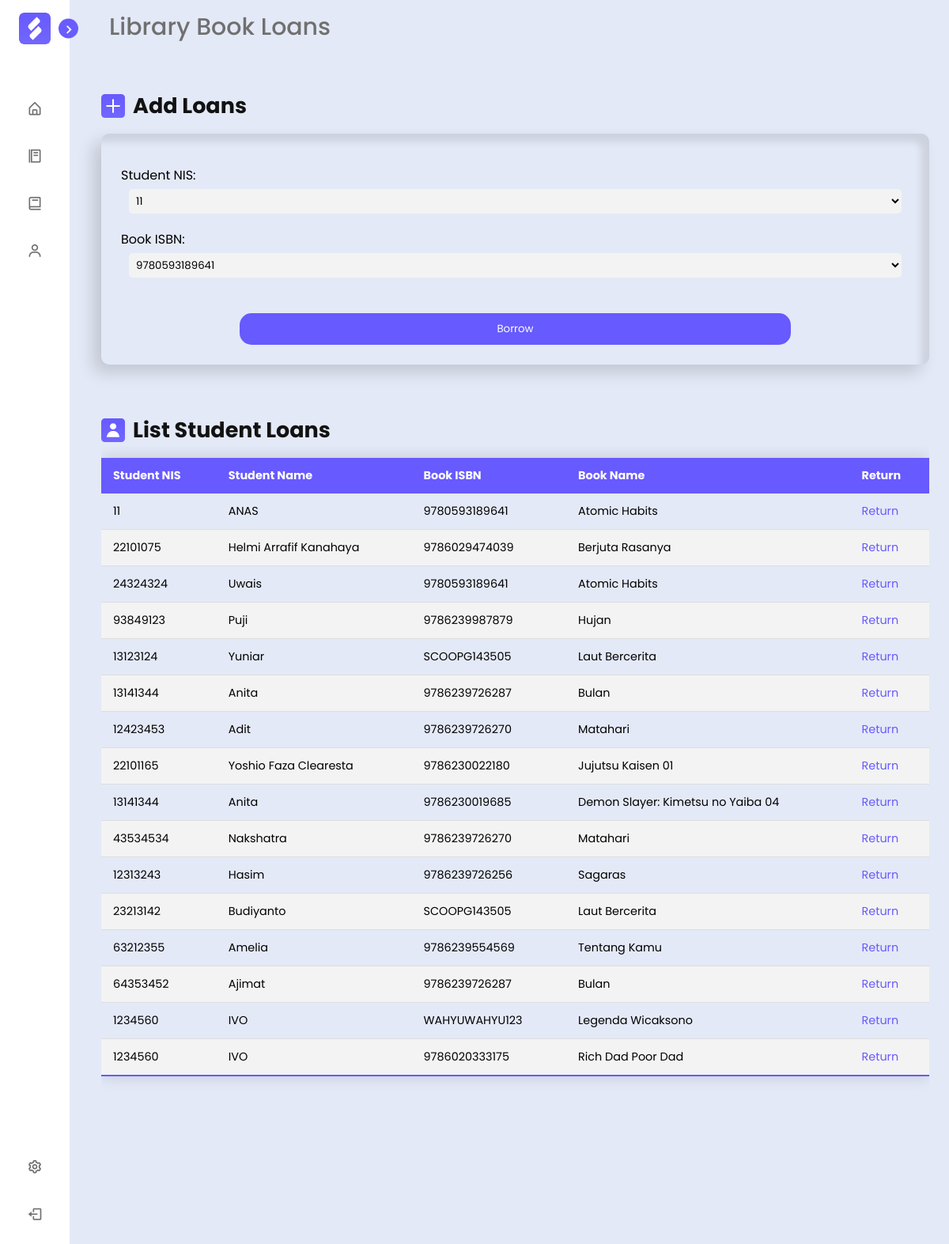
The app's page /source/pinjaman.php (signed in) with its own data.
### tables this page shows
CREATE TABLE `pinjaman` (
  `id` int(11) NOT NULL,
  `nis` int(11) DEFAULT NULL,
  `isbn` varchar(20) DEFAULT NULL,
  `namestudent` varchar(255) DEFAULT NULL,
  `namebook` varchar(255) DEFAULT NULL
);

### source/pinjaman.php (the view, shortened to what this page needs)
<?php
include "logic/connection.php";
?>
<!DOCTYPE html>
<html lang="en">
<head>
    <link href="framework/boxicons/boxicon.min.css" rel="stylesheet" />
    <link rel="stylesheet" href="css/pinjaman.css">
    <link rel="stylesheet" href="css/sidebar.css" />
</head>
<body>
    <nav class="sidebar close">
        <header>
            <div class="image-text">
                <span class="image">
                    <img src="assets/Logo.png" alt="" />
                </span>
            </div>
            <i class="bx bx-chevron-right toggle"></i>
        </header>
        <div class="menu-bar">
            <div class="menu">
                <ul class="menu-links">
                    <li class="nav-link">
                        <a href="home.php">
                            <i class="bx bx-home-alt icon"></i>
                        </a>
                    </li>
                    <li class="nav-link">
                        <a href="#">
                            <i class="bx bx-food-menu icon"></i>
                        </a>
                    </li>
                    <li class="nav-link">
                        <a href="book.php">
                            <i class="bx bx-book icon"></i>
                        </a>
                    </li>
                    <li class="nav-link">
                        <a href="student.php">
                            <i class="bx bx-user icon"></i>
                        </a>
                    </li>
                </ul>
            </div>
            <div class="bottom-content">
                <li class="">
                    <a href="settings.php">
                        <i class='bx bx-cog icon'></i>
                    </a>
                </li>
                <li class="">
                    <a href="logic/logout.php">
                        <i class="bx bx-log-out icon"></i>
                    </a>
                </li>
            </div>
        </div>
    </nav>
    <section class="home">
        <div class="text">Library Book Loans</div>
        <div class="content-area container">
            <div class="submittion col-6">
                <div class="name-it">
                    <img src="assets/add.png" alt="">
                    <p>Add Loans</p>
                </div>
                <form action="logic/proses_peminjaman.php" method="POST" class="form-pinjaman">
                    <div class="nis-input">
                        <label for="nis">Student NIS:</label>
                        <select name="nis" id="nis">
                            <?php
                                $query = "SELECT nis FROM siswa";
                                $result = mysqli_query($conn, $query);
                                while ($row = mysqli_fetch_assoc($result)) {
                                    echo "<option value='$row[nis]'> $row[nis] </option>";
                                }
                            ?>
                        </select>
                    </div>
                    <div class="isbn-input">
                        <label for="isbn">Book ISBN:</label>
                        <select name="isbn" id="isbn">
                            <?php
                                $query = "SELECT isbn FROM buku";
                                $result = mysqli_query($conn, $query);
                                while ($row = mysqli_fetch_assoc($result)) {
                                    echo "<option value='$row[isbn]'> $row[isbn] </option>";
                                }
                            ?>
                        </select>
                    </div>
                    <div class="submit-btn">
                        <input type="submit" value="Borrow" class="submit">
                    </div>
                </form>
            </div>
            <div class="view-data col-6">
                <div class="name-it">
                    <img src="assets/profile.png" alt="">
                    <p>List Student Loans</p>
                </div>
                <div class="scroll-table">
                    <table class="content-table">
                        <thead>
                            <tr>
                                <th>Student NIS</th>
                                <th>Student Name</th>
                                <th>Book ISBN</th>
                                <th>Book Name</th>
                                <th>Return</th>
                            </tr>
                        </thead>
                        <tbody>
                            <?php
                                $query2 = "UPDATE pinjaman
                                INNER JOIN siswa ON pinjaman.nis = siswa.nis
                                INNER JOIN buku ON pinjaman.isbn = buku.isbn
                                SET pinjaman.namestudent = siswa.namestudent, pinjaman.namebook = buku.namebook";
                                mysqli_query($conn, $query2);
                                $query = "SELECT * FROM pinjaman ORDER BY id DESC";
                                $result = mysqli_query($conn, $query);
                                while ($row = mysqli_fetch_assoc($result)) {
                                  echo "<tr>";
                                  echo "<td>" . $row['nis'] . "</td>";
                                  echo "<td>" . $row['namestudent'] . "</td>";
                                  echo "<td>" . $row['isbn'] . "</td>";
                                  echo "<td>" . $row['namebook'] . "</td>";
                                  echo "<td>
                                          <div class='kembalikan'>
                                            <a href='logic/proses_pengembalian.php?id=$row[id]&isbn=$row[isbn]'>Return</a>
                                          </div>
                                        </td>";
                                  echo "</tr>";
                                }
                            ?>
                        </tbody>
                    </table>
                </div>
            </div>
        </div>
    </section>
</body>
</html>

### source/css/pinjaman.css (style rules this page uses)
* { margin: 0px; padding: 0px; font-family: montserrat; }
body { overflow: hidden; }
.content-area { margin-left: 25px; margin-top: 35px; display: flex; padding: 25px; gap: 1.5rem; gap: 3rem; }
.text { font-family: poppins; position: relative; }
.form-pinjaman { padding: 25px; background-color: #e4e9f7; box-shadow: -10px 10px 20px rgba(0, 0, 0, 0.15), inset -10px 10px 10px rgba(0, 0, 0, 0.1); margin: 15px auto; border-radius: 10px; width: 450px; justify-content: center; }
.scroll-table, .content-table { height: 70vh; overflow: auto; width: 100%; }
.view-data { width: auto; z-index: 1; flex: 3; }
.submittion { z-index: 1; flex: 1; }
.nis-input, .isbn-input { display: flex; flex-direction: column; margin: 15px 0px; }
.nis-input select, .isbn-input select { margin: 5px 10px; border: none; padding: 5px; background-color: #f3f3f3; border-radius: 5px; }
.submit { padding: 7px 10px; border: none; background-color: #675afe; color: #fff; margin: auto; margin-left: auto; margin-right: auto; display: block; width: 70%; border-radius: 15px; height: 40px; }
.submit-btn { justify-content: center; margin: 40px 0 0; align-items: center; }
.content-table { border-collapse: collapse; margin: 15px 0 20px; font-size: 0.9em; border-radius: 5px 5px 0 0; overflow: hidden; height: auto; box-shadow: 0 0 20px rgba(0, 0, 0, 0.15); }
.content-table thead tr { background-color: #675afe; color: #ffffff; text-align: left; font-weight: bold; }
.content-table th, .content-table td { padding: 12px 15px; }
.content-table tbody tr { border-bottom: 1px solid #dddddd; height: 30px; }
.content-table tbody tr:nth-of-type(even) { background-color: #f3f3f3; }
.content-table tbody tr:last-of-type { border-bottom: 2px solid #675afe; }
.kembalikan a { text-decoration: none; color: #675afe; }
.name-it { display: flex; align-items: center; }
.name-it img { height: 30px; align-items: center; }
.name-it p { font-weight: bold; font-size: 27px; margin: 0 0 0 10px; color: #121212; }
@media screen and (max-width: 1240px) { body { overflow: auto; } }
@media screen and (max-width: 1240px) { .text { position: relative; } }
@media screen and (max-width: 1240px) { .content-area { display: flex; flex-direction: column; margin-top: 20px; } }
@media screen and (max-width: 1240px) { .view-data, .content-table, .form-pinjaman { width: 100%; } }
@media screen and (max-width: 1240px) { .content-table { border-radius: 5px 5px 0 0; overflow-x: auto; } }
@media screen and (max-width: 1240px) { .scroll-table { overflow-x: auto; } }

### records on screen
pinjaman: nis "11", namestudent "ANAS", isbn "9780593189641", namebook "Atomic Habits"
pinjaman: nis "22101075", namestudent "Helmi Arrafif Kanahaya", isbn "9786029474039", namebook "Berjuta Rasanya"
pinjaman: nis "24324324", namestudent "Uwais", isbn "9780593189641", namebook "Atomic Habits"
pinjaman: nis "93849123", namestudent "Puji", isbn "9786239987879", namebook "Hujan"
pinjaman: nis "13123124", namestudent "Yuniar", isbn "SCOOPG143505", namebook "Laut Bercerita"
pinjaman: nis "13141344", namestudent "Anita", isbn "9786239726287", namebook "Bulan"
pinjaman: nis "12423453", namestudent "Adit", isbn "9786239726270", namebook "Matahari"
pinjaman: nis "22101165", namestudent "Yoshio Faza Clearesta", isbn "9786230022180", namebook "Jujutsu Kaisen 01"
pinjaman: nis "13141344", namestudent "Anita", isbn "9786230019685", namebook "Demon Slayer: Kimetsu no Yaiba 04"
pinjaman: nis "43534534", namestudent "Nakshatra", isbn "9786239726270", namebook "Matahari"
pinjaman: nis "12313243", namestudent "Hasim", isbn "9786239726256", namebook "Sagaras"
pinjaman: nis "23213142", namestudent "Budiyanto", isbn "SCOOPG143505", namebook "Laut Bercerita"
pinjaman: nis "63212355", namestudent "Amelia", isbn "9786239554569", namebook "Tentang Kamu"
pinjaman: nis "64353452", namestudent "Ajimat", isbn "9786239726287", namebook "Bulan"
pinjaman: nis "1234560", namestudent "IVO", isbn "WAHYUWAHYU123", namebook "Legenda Wicaksono"
pinjaman: nis "1234560", namestudent "IVO", isbn "9786020333175", namebook "Rich Dad Poor Dad"

### other values on screen
form field nis "11"
form field isbn "9780593189641"
